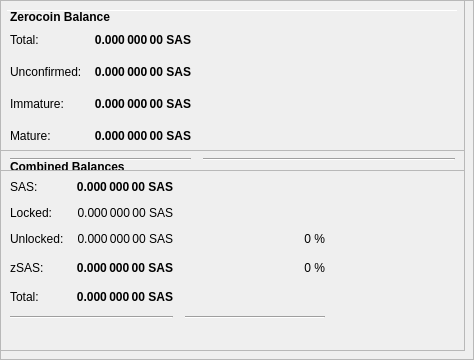
        <widget class="QFrame" name="frameObfuscation">
         <property name="minimumSize">
          <size>
           <width>0</width>
           <height>350</height>
          </size>
         </property>
         <property name="layoutDirection">
          <enum>Qt::LeftToRight</enum>
         </property>
         <property name="frameShape">
          <enum>QFrame::StyledPanel</enum>
         </property>
         <property name="frameShadow">
          <enum>QFrame::Raised</enum>
         </property>
         <widget class="QPushButton" name="runAutoDenom">
          <property name="geometry">
           <rect>
            <x>251</x>
            <y>17</y>
            <width>1</width>
            <height>1</height>
           </rect>
          </property>
          <property name="palette">
           <palette>
            <active>
             <colorrole role="WindowText">
              <brush brushstyle="SolidPattern">
               <color alpha="255">
                <red>0</red>
                <green>0</green>
                <blue>0</blue>
               </color>
              </brush>
             </colorrole>
             <colorrole role="Button">
              <brush brushstyle="SolidPattern">
               <color alpha="255">
                <red>239</red>
                <green>238</green>
                <blue>238</blue>
               </color>
              </brush>
             </colorrole>
             <colorrole role="Light">
              <brush brushstyle="SolidPattern">
               <color alpha="255">
                <red>255</red>
                <green>255</green>
                <blue>255</blue>
               </color>
              </brush>
             </colorrole>
             <colorrole role="Midlight">
              <brush brushstyle="SolidPattern">
               <color alpha="255">
                <red>247</red>
                <green>246</green>
                <blue>246</blue>
               </color>
              </brush>
             </colorrole>
             <colorrole role="Dark">
              <brush brushstyle="SolidPattern">
               <color alpha="255">
                <red>119</red>
                <green>119</green>
                <blue>119</blue>
               </color>
              </brush>
             </colorrole>
             <colorrole role="Mid">
              <brush brushstyle="SolidPattern">
               <color alpha="255">
                <red>159</red>
                <green>159</green>
                <blue>159</blue>
               </color>
              </brush>
             </colorrole>
             <colorrole role="Text">
              <brush brushstyle="SolidPattern">
               <color alpha="255">
                <red>0</red>
                <green>0</green>
                <blue>0</blue>
               </color>
              </brush>
             </colorrole>
             <colorrole role="BrightText">
              <brush brushstyle="SolidPattern">
               <color alpha="255">
                <red>255</red>
                <green>255</green>
                <blue>255</blue>
               </color>
              </brush>
             </colorrole>
             <colorrole role="ButtonText">
              <brush brushstyle="SolidPattern">
               <color alpha="255">
                <red>0</red>
                <green>0</green>
                <blue>0</blue>
               </color>
              </brush>
             </colorrole>
             <colorrole role="Base">
              <brush brushstyle="SolidPattern">
               <color alpha="255">
                <red>255</red>
                <green>255</green>
                <blue>255</blue>
               </color>
              </brush>
             </colorrole>
             <colorrole role="Window">
              <brush brushstyle="SolidPattern">
               <color alpha="255">
                <red>239</red>
                <green>238</green>
                <blue>238</blue>
               </color>
              </brush>
             </colorrole>
             <colorrole role="Shadow">
              <brush brushstyle="SolidPattern">
               <color alpha="255">
                <red>0</red>
                <green>0</green>
                <blue>0</blue>
               </color>
              </brush>
             </colorrole>
             <colorrole role="AlternateBase">
              <brush brushstyle="SolidPattern">
               <color alpha="255">
                <red>247</red>
                <green>246</green>
                <blue>246</blue>
               </color>
              </brush>
             </colorrole>
             <colorrole role="ToolTipBase">
              <brush brushstyle="SolidPattern">
               <color alpha="255">
                <red>255</red>
                <green>255</green>
                <blue>220</blue>
               </color>
              </brush>
             </colorrole>
             <colorrole role="ToolTipText">
              <brush brushstyle="SolidPattern">
               <color alpha="255">
                <red>0</red>
                <green>0</green>
                <blue>0</blue>
               </color>
              </brush>
             </colorrole>
            </active>
            <inactive>
             <colorrole role="WindowText">
              <brush brushstyle="SolidPattern">
               <color alpha="255">
                <red>0</red>
                <green>0</green>
                <blue>0</blue>
               </color>
              </brush>
             </colorrole>
             <colorrole role="Button">
              <brush brushstyle="SolidPattern">
               <color alpha="255">
                <red>239</red>
                <green>238</green>
                <blue>238</blue>
               </color>
              </brush>
             </colorrole>
             <colorrole role="Light">
              <brush brushstyle="SolidPattern">
               <color alpha="255">
                <red>255</red>
                <green>255</green>
                <blue>255</blue>
               </color>
              </brush>
             </colorrole>
             <colorrole role="Midlight">
              <brush brushstyle="SolidPattern">
               <color alpha="255">
                <red>247</red>
                <green>246</green>
                <blue>246</blue>
               </color>
              </brush>
             </colorrole>
             <colorrole role="Dark">
              <brush brushstyle="SolidPattern">
               <color alpha="255">
                <red>119</red>
                <green>119</green>
                <blue>119</blue>
               </color>
              </brush>
             </colorrole>
             <colorrole role="Mid">
              <brush brushstyle="SolidPattern">
               <color alpha="255">
                <red>159</red>
                <green>159</green>
                <blue>159</blue>
               </color>
              </brush>
             </colorrole>
             <colorrole role="Text">
              <brush brushstyle="SolidPattern">
               <color alpha="255">
                <red>0</red>
                <green>0</green>
                <blue>0</blue>
               </color>
              </brush>
             </colorrole>
             <colorrole role="BrightText">
              <brush brushstyle="SolidPattern">
               <color alpha="255">
                <red>255</red>
                <green>255</green>
                <blue>255</blue>
               </color>
              </brush>
             </colorrole>
             <colorrole role="ButtonText">
              <brush brushstyle="SolidPattern">
               <color alpha="255">
                <red>0</red>
                <green>0</green>
                <blue>0</blue>
               </color>
              </brush>
             </colorrole>
             <colorrole role="Base">
              <brush brushstyle="SolidPattern">
               <color alpha="255">
                <red>255</red>
                <green>255</green>
                <blue>255</blue>
               </color>
              </brush>
             </colorrole>
             <colorrole role="Window">
              <brush brushstyle="SolidPattern">
               <color alpha="255">
                <red>239</red>
                <green>238</green>
                <blue>238</blue>
               </color>
              </brush>
             </colorrole>
             <colorrole role="Shadow">
              <brush brushstyle="SolidPattern">
               <color alpha="255">
                <red>0</red>
                <green>0</green>
                <blue>0</blue>
               </color>
              </brush>
             </colorrole>
             <colorrole role="AlternateBase">
              <brush brushstyle="SolidPattern">
               <color alpha="255">
                <red>247</red>
                <green>246</green>
                <blue>246</blue>
               </color>
              </brush>
             </colorrole>
             <colorrole role="ToolTipBase">
              <brush brushstyle="SolidPattern">
               <color alpha="255">
                <red>255</red>
                <green>255</green>
                <blue>220</blue>
               </color>
              </brush>
             </colorrole>
             <colorrole role="ToolTipText">
              <brush brushstyle="SolidPattern">
               <color alpha="255">
                <red>0</red>
                <green>0</green>
                <blue>0</blue>
               </color>
              </brush>
             </colorrole>
            </inactive>
            <disabled>
             <colorrole role="WindowText">
              <brush brushstyle="SolidPattern">
               <color alpha="255">
                <red>119</red>
                <green>119</green>
                <blue>119</blue>
               </color>
              </brush>
             </colorrole>
             <colorrole role="Button">
              <brush brushstyle="SolidPattern">
               <color alpha="255">
                <red>239</red>
                <green>238</green>
                <blue>238</blue>
               </color>
              </brush>
             </colorrole>
             <colorrole role="Light">
              <brush brushstyle="SolidPattern">
               <color alpha="255">
                <red>255</red>
                <green>255</green>
                <blue>255</blue>
               </color>
              </brush>
             </colorrole>
             <colorrole role="Midlight">
              <brush brushstyle="SolidPattern">
               <color alpha="255">
                <red>247</red>
                <green>246</green>
                <blue>246</blue>
               </color>
              </brush>
             </colorrole>
             <colorrole role="Dark">
              <brush brushstyle="SolidPattern">
               <color alpha="255">
                <red>119</red>
                <green>119</green>
                <blue>119</blue>
               </color>
              </brush>
             </colorrole>
             <colorrole role="Mid">
              <brush brushstyle="SolidPattern">
               <color alpha="255">
                <red>159</red>
                <green>159</green>
                <blue>159</blue>
               </color>
              </brush>
             </colorrole>
             <colorrole role="Text">
              <brush brushstyle="SolidPattern">
               <color alpha="255">
                <red>119</red>
                <green>119</green>
                <blue>119</blue>
               </color>
              </brush>
             </colorrole>
             <colorrole role="BrightText">
              <brush brushstyle="SolidPattern">
               <color alpha="255">
                <red>255</red>
                <green>255</green>
                <blue>255</blue>
               </color>
              </brush>
             </colorrole>
             <colorrole role="ButtonText">
              <brush brushstyle="SolidPattern">
               <color alpha="255">
                <red>119</red>
                <green>119</green>
                <blue>119</blue>
               </color>
              </brush>
             </colorrole>
             <colorrole role="Base">
              <brush brushstyle="SolidPattern">
               <color alpha="255">
                <red>239</red>
                <green>238</green>
                <blue>238</blue>
               </color>
              </brush>
             </colorrole>
             <colorrole role="Window">
              <brush brushstyle="SolidPattern">
               <color alpha="255">
                <red>239</red>
                <green>238</green>
                <blue>238</blue>
               </color>
              </brush>
             </colorrole>
             <colorrole role="Shadow">
              <brush brushstyle="SolidPattern">
               <color alpha="255">
                <red>0</red>
                <green>0</green>
                <blue>0</blue>
               </color>
              </brush>
             </colorrole>
             <colorrole role="AlternateBase">
              <brush brushstyle="SolidPattern">
               <color alpha="255">
                <red>239</red>
                <green>238</green>
                <blue>238</blue>
               </color>
              </brush>
             </colorrole>
             <colorrole role="ToolTipBase">
              <brush brushstyle="SolidPattern">
               <color alpha="255">
                <red>255</red>
                <green>255</green>
                <blue>220</blue>
               </color>
              </brush>
             </colorrole>
             <colorrole role="ToolTipText">
              <brush brushstyle="SolidPattern">
               <color alpha="255">
                <red>0</red>
                <green>0</green>
                <blue>0</blue>
               </color>
              </brush>
             </colorrole>
            </disabled>
           </palette>
          </property>
          <property name="focusPolicy">
           <enum>Qt::NoFocus</enum>
          </property>
          <property name="autoFillBackground">
           <bool>true</bool>
          </property>
          <property name="text">
           <string/>
          </property>
          <property name="flat">
           <bool>true</bool>
          </property>
         </widget>
         <widget class="Line" name="line">
          <property name="geometry">
           <rect>
            <x>7</x>
            <y>10</y>
            <width>451</width>
            <height>1</height>
           </rect>
          </property>
          <property name="orientation">
           <enum>Qt::Horizontal</enum>
          </property>
         </widget>
         <widget class="QFrame" name="frame_3">
          <property name="geometry">
           <rect>
            <x>0</x>
            <y>150</y>
            <width>465</width>
            <height>201</height>
           </rect>
          </property>
          <property name="frameShape">
           <enum>QFrame::StyledPanel</enum>
          </property>
          <property name="frameShadow">
           <enum>QFrame::Raised</enum>
          </property>
          <layout class="QVBoxLayout" name="verticalLayout_5">
           <item>
            <layout class="QHBoxLayout" name="horizontalLayout_5" stretch="0">
             <item>
              <widget class="QLabel" name="label_5z">
               <property name="maximumSize">
                <size>
                 <width>16777215</width>
                 <height>20</height>
                </size>
               </property>
               <property name="font">
                <font>
                 <weight>75</weight>
                 <bold>true</bold>
                </font>
               </property>
               <property name="toolTip">
                <string>Combined Balances (including unconfirmed and immature coins)</string>
               </property>
               <property name="text">
                <string>&lt;html&gt;&lt;head/&gt;&lt;body&gt;&lt;p&gt;Combined Balances&lt;/p&gt;&lt;/body&gt;&lt;/html&gt;</string>
               </property>
              </widget>
             </item>
            </layout>
           </item>
           <item>
            <layout class="QGridLayout" name="gridLayout_3">
             <property name="spacing">
              <number>12</number>
             </property>
             <item row="7" column="0" colspan="2">
              <widget class="Line" name="lineSpendableBalance_3">
               <property name="orientation">
                <enum>Qt::Horizontal</enum>
               </property>
              </widget>
             </item>
             <item row="7" column="2">
              <widget class="Line" name="lineWatchBalance_3">
               <property name="sizePolicy">
                <sizepolicy hsizetype="Preferred" vsizetype="Fixed">
                 <horstretch>0</horstretch>
                 <verstretch>0</verstretch>
                </sizepolicy>
               </property>
               <property name="minimumSize">
                <size>
                 <width>140</width>
                 <height>0</height>
                </size>
               </property>
               <property name="orientation">
                <enum>Qt::Horizontal</enum>
               </property>
              </widget>
             </item>
             <item row="4" column="1">
              <widget class="QLabel" name="labelzBalancez">
               <property name="font">
                <font>
                 <weight>75</weight>
                 <bold>true</bold>
                </font>
               </property>
               <property name="cursor">
                <cursorShape>IBeamCursor</cursorShape>
               </property>
               <property name="toolTip">
                <string>Total of transactions that have yet to be confirmed, and do not yet count toward the spendable balance</string>
               </property>
               <property name="text">
                <string notr="true">0.000 000 00 SAS</string>
               </property>
               <property name="alignment">
                <set>Qt::AlignRight|Qt::AlignTrailing|Qt::AlignVCenter</set>
               </property>
               <property name="textInteractionFlags">
                <set>Qt::LinksAccessibleByMouse|Qt::TextSelectableByKeyboard|Qt::TextSelectableByMouse</set>
               </property>
              </widget>
             </item>
             <item row="6" column="1">
              <widget class="QLabel" name="labelTotalz">
               <property name="font">
                <font>
                 <weight>75</weight>
                 <bold>true</bold>
                </font>
               </property>
               <property name="cursor">
                <cursorShape>IBeamCursor</cursorShape>
               </property>
               <property name="toolTip">
                <string>Total Balance, including unconfirmed and immature coins.</string>
               </property>
               <property name="text">
                <string notr="true">0.000 000 00 SAS</string>
               </property>
               <property name="alignment">
                <set>Qt::AlignRight|Qt::AlignTrailing|Qt::AlignVCenter</set>
               </property>
               <property name="textInteractionFlags">
                <set>Qt::LinksAccessibleByMouse|Qt::TextSelectableByKeyboard|Qt::TextSelectableByMouse</set>
               </property>
              </widget>
             </item>
             <item row="4" column="3">
              <spacer name="horizontalSpacer_6">
               <property name="orientation">
                <enum>Qt::Horizontal</enum>
               </property>
               <property name="sizeHint" stdset="0">
                <size>
                 <width>40</width>
                 <height>20</height>
                </size>
               </property>
              </spacer>
             </item>
             <item row="6" column="0">
              <widget class="QLabel" name="labelTotalTextz">
               <property name="text">
                <string>Total:</string>
               </property>
              </widget>
             </item>
             <item row="1" column="0">
              <widget class="QLabel" name="labelBalanceTextz">
               <property name="text">
                <string>SAS:</string>
               </property>
              </widget>
             </item>
             <item row="1" column="1">
              <widget class="QLabel" name="labelBalancez">
               <property name="font">
                <font>
                 <weight>75</weight>
                 <bold>true</bold>
                </font>
               </property>
               <property name="cursor">
                <cursorShape>IBeamCursor</cursorShape>
               </property>
               <property name="toolTip">
                <string>Your current spendable balance</string>
               </property>
               <property name="text">
                <string notr="true">0.000 000 00 SAS</string>
               </property>
               <property name="alignment">
                <set>Qt::AlignRight|Qt::AlignTrailing|Qt::AlignVCenter</set>
               </property>
               <property name="textInteractionFlags">
                <set>Qt::LinksAccessibleByMouse|Qt::TextSelectableByKeyboard|Qt::TextSelectableByMouse</set>
               </property>
              </widget>
             </item>
             <item row="4" column="0">
              <widget class="QLabel" name="labelzBalanceTextz">
               <property name="toolTip">
                <string/>
               </property>
               <property name="text">
                <string>zSAS:</string>
               </property>
              </widget>
             </item>
             <item row="4" column="2">
              <widget class="QLabel" name="labelzSASPercent">
               <property name="toolTip">
                <string>Current percentage of zSAS.
If AutoMint is enabled this percentage will settle around the configured AutoMint percentage (default = 10%)</string>
               </property>
               <property name="text">
                <string>0 %</string>
               </property>
               <property name="alignment">
                <set>Qt::AlignRight|Qt::AlignTrailing|Qt::AlignVCenter</set>
               </property>
              </widget>
             </item>
             <item row="6" column="2">
              <widget class="QLabel" name="label100Percent">
               <property name="text">
                <string/>
               </property>
               <property name="alignment">
                <set>Qt::AlignRight|Qt::AlignTrailing|Qt::AlignVCenter</set>
               </property>
              </widget>
             </item>
             <item row="2" column="1">
              <widget class="QLabel" name="labelLockedBalance">
               <property name="toolTip">
                <string>Locked SAS or Masternode collaterals. These are excluded from zSAS minting.</string>
               </property>
               <property name="text">
                <string>0.000 000 00 SAS</string>
               </property>
               <property name="alignment">
                <set>Qt::AlignRight|Qt::AlignTrailing|Qt::AlignVCenter</set>
               </property>
              </widget>
             </item>
             <item row="2" column="0">
              <widget class="QLabel" name="labelLockedBalanceText">
               <property name="toolTip">
                <string>Locked SAS or Masternode collaterals. These are excluded from zSAS minting.</string>
               </property>
               <property name="text">
                <string>Locked:</string>
               </property>
              </widget>
             </item>
             <item row="3" column="0">
              <widget class="QLabel" name="labelUnLockedBalanceText">
               <property name="toolTip">
                <string>Unlocked SASs. These can be used for zSAS minting.</string>
               </property>
               <property name="text">
                <string>Unlocked:</string>
               </property>
              </widget>
             </item>
             <item row="3" column="1">
              <widget class="QLabel" name="labelUnLockedBalance">
               <property name="toolTip">
                <string>Unlocked SASs. These can be used for zSAS minting.</string>
               </property>
               <property name="text">
                <string>0.000 000 00 SAS</string>
               </property>
               <property name="alignment">
                <set>Qt::AlignRight|Qt::AlignTrailing|Qt::AlignVCenter</set>
               </property>
              </widget>
             </item>
             <item row="3" column="2">
              <widget class="QLabel" name="labelSASPercent">
               <property name="text">
                <string>0 %</string>
               </property>
               <property name="alignment">
                <set>Qt::AlignRight|Qt::AlignTrailing|Qt::AlignVCenter</set>
               </property>
              </widget>
             </item>
            </layout>
           </item>
           <item>
            <spacer name="verticalSpacer">
             <property name="orientation">
              <enum>Qt::Vertical</enum>
             </property>
             <property name="sizeHint" stdset="0">
              <size>
               <width>20</width>
               <height>40</height>
              </size>
             </property>
            </spacer>
           </item>
          </layout>
         </widget>
         <widget class="QFrame" name="frame_4">
          <property name="geometry">
           <rect>
            <x>0</x>
            <y>0</y>
            <width>465</width>
            <height>171</height>
           </rect>
          </property>
          <property name="frameShape">
           <enum>QFrame::StyledPanel</enum>
          </property>
          <property name="frameShadow">
           <enum>QFrame::Raised</enum>
          </property>
          <layout class="QVBoxLayout" name="verticalLayout_7">
           <item>
            <layout class="QHBoxLayout" name="horizontalLayout_8" stretch="0">
             <item>
              <widget class="QLabel" name="label_5z_3">
               <property name="maximumSize">
                <size>
                 <width>16777215</width>
                 <height>20</height>
                </size>
               </property>
               <property name="font">
                <font>
                 <weight>75</weight>
                 <bold>true</bold>
                </font>
               </property>
               <property name="text">
                <string>Zerocoin Balance</string>
               </property>
              </widget>
             </item>
            </layout>
           </item>
           <item>
            <layout class="QGridLayout" name="gridLayout_5">
             <property name="spacing">
              <number>12</number>
             </property>
             <item row="4" column="0">
              <widget class="QLabel" name="labelzBalanceMatureText">
               <property name="toolTip">
                <string>Mature: more than 20 confirmation and more than 3 mints of the same denomination after it was minted.
These zSAS are spendable.</string>
               </property>
               <property name="text">
                <string>Mature:</string>
               </property>
              </widget>
             </item>
             <item row="5" column="0" colspan="2">
              <widget class="Line" name="lineSpendableBalance_5">
               <property name="orientation">
                <enum>Qt::Horizontal</enum>
               </property>
              </widget>
             </item>
             <item row="1" column="1">
              <widget class="QLabel" name="labelzBalance">
               <property name="font">
                <font>
                 <weight>75</weight>
                 <bold>true</bold>
                </font>
               </property>
               <property name="cursor">
                <cursorShape>IBeamCursor</cursorShape>
               </property>
               <property name="toolTip">
                <string>All available zSAS, unconfirmed and immature zSAS included.</string>
               </property>
               <property name="text">
                <string notr="true">0.000 000 00 SAS</string>
               </property>
               <property name="alignment">
                <set>Qt::AlignRight|Qt::AlignTrailing|Qt::AlignVCenter</set>
               </property>
               <property name="textInteractionFlags">
                <set>Qt::LinksAccessibleByMouse|Qt::TextSelectableByKeyboard|Qt::TextSelectableByMouse</set>
               </property>
              </widget>
             </item>
             <item row="5" column="2">
              <widget class="Line" name="lineWatchBalance_5">
               <property name="sizePolicy">
                <sizepolicy hsizetype="Preferred" vsizetype="Fixed">
                 <horstretch>0</horstretch>
                 <verstretch>0</verstretch>
                </sizepolicy>
               </property>
               <property name="minimumSize">
                <size>
                 <width>140</width>
                 <height>0</height>
                </size>
               </property>
               <property name="orientation">
                <enum>Qt::Horizontal</enum>
               </property>
              </widget>
             </item>
             <item row="1" column="0">
              <widget class="QLabel" name="labelzBalanceText">
               <property name="toolTip">
                <string>All available zSAS, unconfirmed and immature zSAS included.</string>
               </property>
               <property name="text">
                <string>Total:</string>
               </property>
              </widget>
             </item>
             <item row="1" column="2">
              <spacer name="horizontalSpacer_8">
               <property name="orientation">
                <enum>Qt::Horizontal</enum>
               </property>
               <property name="sizeHint" stdset="0">
                <size>
                 <width>40</width>
                 <height>20</height>
                </size>
               </property>
              </spacer>
             </item>
             <item row="4" column="2">
              <spacer name="horizontalSpacer_4">
               <property name="orientation">
                <enum>Qt::Horizontal</enum>
               </property>
               <property name="sizeHint" stdset="0">
                <size>
                 <width>40</width>
                 <height>20</height>
                </size>
               </property>
              </spacer>
             </item>
             <item row="4" column="1">
              <widget class="QLabel" name="labelzBalanceMature">
               <property name="font">
                <font>
                 <weight>75</weight>
                 <bold>true</bold>
                </font>
               </property>
               <property name="toolTip">
                <string>Mature: more than 20 confirmation and more than 3 mints of the same denomination after it was minted.
These zSAS are spendable.</string>
               </property>
               <property name="text">
                <string>0.000 000 00 SAS</string>
               </property>
               <property name="alignment">
                <set>Qt::AlignRight|Qt::AlignTrailing|Qt::AlignVCenter</set>
               </property>
              </widget>
             </item>
             <item row="2" column="0">
              <widget class="QLabel" name="labelzBalanceUnconfirmedText">
               <property name="toolTip">
                <string>Unconfirmed: less than 20 confirmations
Immature: confirmed, but less than 3 mints of the same denomination after it was minted</string>
               </property>
               <property name="text">
                <string>Unconfirmed:</string>
               </property>
              </widget>
             </item>
             <item row="2" column="1">
              <widget class="QLabel" name="labelzBalanceUnconfirmed">
               <property name="font">
                <font>
                 <weight>75</weight>
                 <bold>true</bold>
                </font>
               </property>
               <property name="toolTip">
                <string>Unconfirmed: less than 20 confirmations
Immature: confirmed, but less than 3 mints of the same denomination after it was minted</string>
               </property>
               <property name="text">
                <string>0.000 000 00 SAS</string>
               </property>
               <property name="alignment">
                <set>Qt::AlignRight|Qt::AlignTrailing|Qt::AlignVCenter</set>
               </property>
              </widget>
             </item>
             <item row="2" column="2">
              <spacer name="horizontalSpacer_5">
               <property name="orientation">
                <enum>Qt::Horizontal</enum>
               </property>
               <property name="sizeHint" stdset="0">
                <size>
                 <width>40</width>
                 <height>20</height>
                </size>
               </property>
              </spacer>
             </item>
             <item row="3" column="0">
              <widget class="QLabel" name="labelzBalanceImmatureText">
               <property name="toolTip">
                <string>Unconfirmed: less than 20 confirmations
Immature: confirmed, but less than 3 mints of the same denomination after it was minted</string>
               </property>
               <property name="text">
                <string>Immature:</string>
               </property>
              </widget>
             </item>
             <item row="3" column="1">
              <widget class="QLabel" name="labelzBalanceImmature">
               <property name="font">
                <font>
                 <weight>75</weight>
                 <bold>true</bold>
                </font>
               </property>
               <property name="toolTip">
                <string>Unconfirmed: less than 20 confirmations
Immature: confirmed, but less than 3 mints of the same denomination after it was minted</string>
               </property>
               <property name="text">
                <string>0.000 000 00 SAS</string>
               </property>
               <property name="alignment">
                <set>Qt::AlignRight|Qt::AlignTrailing|Qt::AlignVCenter</set>
               </property>
              </widget>
             </item>
             <item row="3" column="2">
              <spacer name="horizontalSpacer_7">
               <property name="orientation">
                <enum>Qt::Horizontal</enum>
               </property>
               <property name="sizeHint" stdset="0">
                <size>
                 <width>40</width>
                 <height>20</height>
                </size>
               </property>
              </spacer>
             </item>
            </layout>
           </item>
          </layout>
         </widget>
        </widget>
